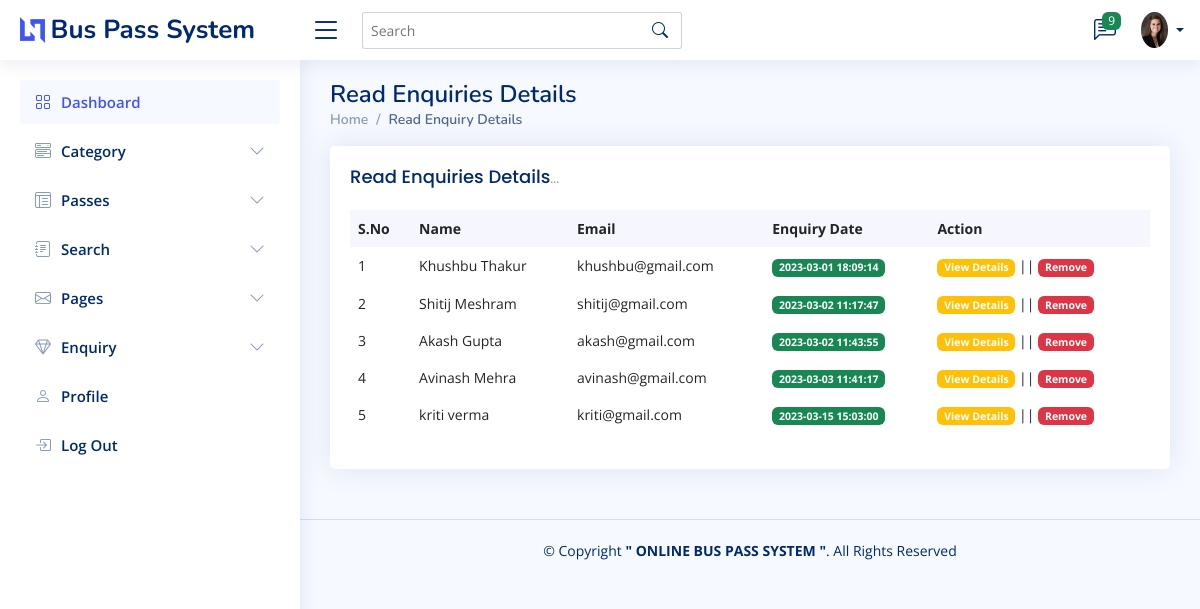
The app's page /Logis/admin/readenq.php with its own data.
### tables this page shows
CREATE TABLE `tblcontact` (
  `ID` int(10) NOT NULL,
  `Name` varchar(200) DEFAULT NULL,
  `Email` varchar(200) DEFAULT NULL,
  `Message` mediumtext DEFAULT NULL,
  `EnquiryDate` timestamp NOT NULL DEFAULT current_timestamp(),
  `IsRead` int(5) DEFAULT NULL,
  `MobileNumber` varchar(10) NOT NULL
);

### Logis/admin/readenq.php (the view, shortened to what this page needs)
<!DOCTYPE html>
<html lang="en">
<head>
  <link href="assets/vendor/bootstrap/css/bootstrap.min.css" rel="stylesheet">
  <link href="assets/vendor/bootstrap-icons/bootstrap-icons.css" rel="stylesheet">
  <link href="assets/vendor/boxicons/css/boxicons.min.css" rel="stylesheet">
  <link href="assets/vendor/quill/quill.snow.css" rel="stylesheet">
  <link href="assets/vendor/quill/quill.bubble.css" rel="stylesheet">
  <link href="assets/vendor/remixicon/remixicon.css" rel="stylesheet">
  <link href="assets/vendor/simple-datatables/style.css" rel="stylesheet">
  <link href="assets/css/style.css" rel="stylesheet">
</head>
<body>
  <?php include 'includes\header.php';?>
  <?php  include 'includes\sidebar.php'; ?>
  <main id="main" class="main">
    <div class="pagetitle">
      <h1>Read Enquiries Details</h1>
      <nav>
        <ol class="breadcrumb">
          <li class="breadcrumb-item"><a href="dashboard.php">Home</a></li>
          <li class="breadcrumb-item active">Read Enquiry Details</li>
        </ol>
      </nav>
    </div>
    <section class="section dashboard">
      <div class="row">
        <div class="col-lg-12">
          <div class="row">
            <div class="col-12">
              <div class="card recent-sales overflow-auto">
                <div class="card-body">
                  <h5 class="card-title">Read Enquiries Details<span>...</span></h5>
                  <table class="table table-borderless datatable">
                    <thead>
                      <tr>
                        <th scope="col">S.No</th>
                        <th scope="col">Name</th>
                        <th scope="col">Email</th>
                        <th scope="col">Enquiry Date</th>
                        <th scope="col">Action</th>
                      </tr>
                    </thead>
                    <tbody>
                        <?php
                         include 'includes/config.php';
                         $sql = "SELECT *FROM tblcontact WHERE IsRead = '1' " ;
                         $result = mysqli_query($conn ,$sql) or die("Query Failed !");
                         if(mysqli_num_rows($result) > 0){
                          $count = 1;
                          while($row = mysqli_fetch_assoc($result)){
                         ?>
                      <tr>
                        <td><?php echo($count);?></td>
                        <td><?php echo $row['Name'];?></td>
                        <td><?php echo $row['Email'];?></td>
                        <td><span class="badge bg-success"><?php echo $row['EnquiryDate'];?></span></td>
                        <td><a style="cursor:pointer;" class="badge bg-warning" href="view-enquiry.php?viewid=<?php echo $row['ID'];?>">View Details</a> ||  <a style="cursor:pointer;"  class="badge bg-danger" href="readenq.php?id=<?php echo $row['ID'];?>">Remove</a></td>
                      </tr>
                      <?php $count=$count+1; }} ?>
                    </tbody>
                  </table>
                </div>
              </div>
            </div>
          </div>
        </div>
      </div>
    </section>
  </main>
  <?php  include 'includes\footer.php'; ?>
</body>
</html>

### Logis/admin/assets/css/style.css (style rules this page uses)
:root { scroll-behavior: smooth; }
body { font-family: "Open Sans", sans-serif; background: #f6f9ff; color: #444444; }
a { color: #4154f1; text-decoration: none; }
h1, h2, h3, h4, h5, h6 { font-family: "Nunito", sans-serif; }
#main { margin-top: 60px; padding: 20px 30px; transition: all 0.3s; }
.pagetitle { margin-bottom: 10px; }
.pagetitle h1 { font-size: 24px; margin-bottom: 0; font-weight: 600; color: #012970; }
.card { margin-bottom: 30px; border: none; border-radius: 5px; box-shadow: 0px 0 30px rgba(1, 41, 112, 0.1); }
.card-title { padding: 20px 0 15px 0; font-size: 18px; font-weight: 500; color: #012970; font-family: "Poppins", sans-serif; }
.card-title span { color: #899bbd; font-size: 14px; font-weight: 400; }
.card-body { padding: 0 20px 20px 20px; }
.breadcrumb { font-size: 14px; font-family: "Nunito", sans-serif; color: #899bbd; font-weight: 600; }
.breadcrumb a { color: #899bbd; transition: 0.3s; }
.breadcrumb .breadcrumb-item::before { color: #899bbd; }
.breadcrumb .active { color: #51678f; font-weight: 600; }
@media (min-width: 1200px) { #main, #footer { margin-left: 300px; } }
.dashboard .recent-sales { font-size: 14px; }
.dashboard .recent-sales .table thead { background: #f6f6fe; }
.dashboard .recent-sales .table thead th { border: 0; }

### records on screen
tblcontact: Name "Khushbu Thakur", Email "khushbu@gmail.com", EnquiryDate "2023-03-01 18:09:14"
tblcontact: Name "Shitij Meshram", Email "shitij@gmail.com", EnquiryDate "2023-03-02 11:17:47"
tblcontact: Name "Akash Gupta", Email "akash@gmail.com", EnquiryDate "2023-03-02 11:43:55"
tblcontact: Name "Avinash Mehra", Email "avinash@gmail.com", EnquiryDate "2023-03-03 11:41:17"
tblcontact: Name "kriti verma", Email "kriti@gmail.com", EnquiryDate "2023-03-15 15:03:00"

### other values on screen
$count "9"
